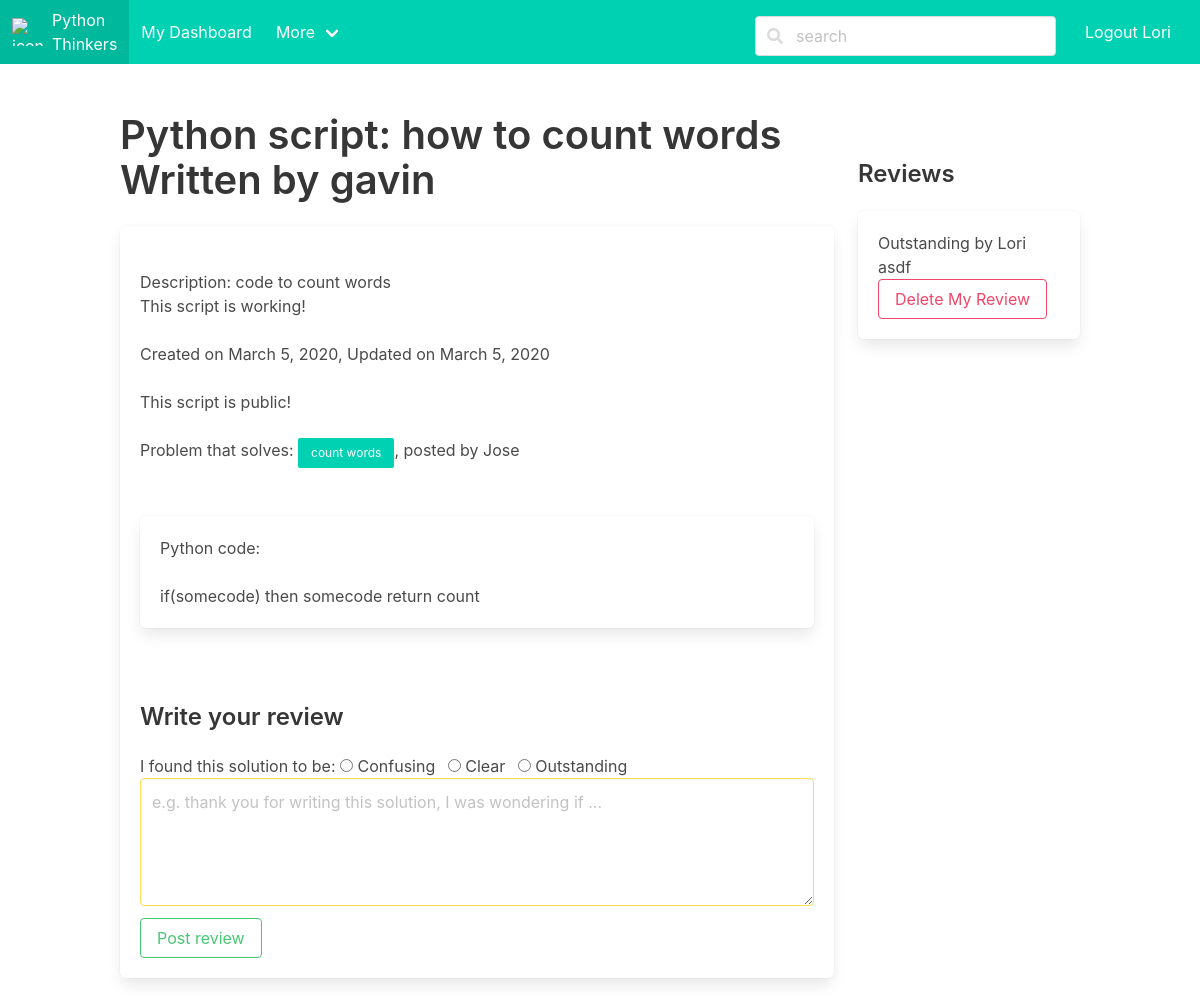
Screenshot of /script/1/show (signed in) with the database file from the repository.
### share/models.py (models this page shows, shortened)
class Script(models.Model):
    def __str__(self):
        return self.title
    coder = models.ForeignKey(Coder, on_delete=models.CASCADE, null=True)
    problem = models.ForeignKey(Problem, on_delete=models.CASCADE, null=True)
    title = models.CharField(max_length=50, null=False, blank=False, unique=False)
    description = models.TextField(max_length=100, null=False, blank=False, unique=False)
    code = models.TextField(max_length=10000, unique=False)
    url = models.URLField(max_length=300, unique=False, blank=True)
    input = models.TextField(max_length=100, unique=False, blank=True)
    output = models.TextField(max_length=100, unique=False, blank=True)
    make_public = models.BooleanField(default=True)
    image = models.ImageField(upload_to='myscripts/', blank=True)  # add an image for the algorithm or flow chart
    working_code = models.BooleanField(default=True)
    created = models.DateField(auto_now_add=True)
    updated = models.DateField(auto_now=True)

class Coder(models.Model):
    coder_yet = models.BooleanField(default=False)  # the user is not a coder yet
    user = models.OneToOneField(User, on_delete=models.CASCADE)
    created = models.DateField(auto_now_add=True)   # maybe redundant, user model has date_joined
    updated = models.DateField(auto_now=True)

class Problem(models.Model):
    def __str__(self):
        return self.title
    coder = models.ForeignKey(Coder, on_delete=models.CASCADE)
    title = models.CharField(max_length=50, null=False, blank=False, unique=False)
    description = models.CharField(max_length=100, null=False, blank=False, unique=False)
    image = models.ImageField(upload_to='myproblems/', blank=True)
    discipline = models.CharField(max_length=50, null=False, blank=False, unique=False)
    make_public = models.BooleanField(default=True)
    created = models.DateField(auto_now_add=True)
    updated = models.DateField(auto_now=True)     # everytime the obj is saved, new time is saved

class Review(models.Model):
	def __str__(self):
		return self.feedback
	script = models.ForeignKey(Script, on_delete=models.CASCADE)
	coder = models.ForeignKey(Coder, on_delete=models.CASCADE)
	stars = models.IntegerField(validators=[MinValueValidator(1),MaxValueValidator(3)])
	feedback = models.TextField(max_length=200, unique=False, blank=True)
	class Meta:
		unique_together = (('coder', 'script'),)

### share/views.py (the view)
# urls.py: path('script/<int:script_id>/show', views.show_script, name='show_script'),
def show_script(request, script_id):
    if request.method == "GET":
        user = request.user
        if not user.is_authenticated:
            return redirect("share:login")
        else:
            script = get_object_or_404(Script, pk=script_id)
            problem = get_object_or_404(Problem, pk=script.problem.id)
            reviews = Review.objects.filter(script=script_id)
            print("******************************")
            print(reviews)
            user_review = Review.objects.filter(coder=user.id).filter(script=script.id)  # script, coder, stars, feedback fields
            print(user_review)
            if script.coder.user.id == user.id or script.make_public:
                return render(request, "share/script.html",
                {"user":user, "problem":problem, "script": script, "reviews":reviews, "user_review":user_review})
            else:
                all_problems = Problem.objects.all()
                return render(request, "share/index.html",
                {"user":user, "all_problems": all_problems,
                "error":"The script you clicked is not public and you are not the author"})

### share/templates/share/script.html (shortened to what this page needs)
{% extends "share/base.html" %}
{% block content %}
<div class="columns">
  <div class="column is-three-forths-widescreen" >
    <h2 class="title is-2">Python script: {{ script.title }} <br>Written by {{ script.coder.user.username}}</h2>
        <div class="box">
          <div class="content"><br>
              Description: {{ script.description }} <br>
              {% if script.working_code %}
                This script is working! <br><br>
              {% else %}
                This script is not yet working!<br><br>
              {% endif %}
              Created on {{ script.created }}, Updated on {{ script.updated }} <br><br>
              {% if script.make_public %}
                This script is public! <br><br>
              {% else %}
                This script is private!<br><br>
              {% endif %}
              Problem that solves:
              <a class="button is-primary is-small" href="{% url 'share:show_problem' problem.id %}">  {{ problem.title}} </a>,
                posted by {{problem.coder.user.username}} <br><br><br>
              <div class="box">
              Python code:
                    <div class="code">
                          <br>{{ script.code }}
                      </div>
              </div><br>
              {% if not user_review and user.id != script.coder.user.id %}
                <h2 class="title is-4">Write your review </h2>
                  <form action="{% url 'share:create_review' script.id %}" method="post">
                      I found this solution to be:
                      <span class="control">
                        <label class="radio"> <input type="radio" value = "confusing" name="stars"> Confusing </label>
                        <label class="radio"> <input type="radio" value = "clear" name="stars"> Clear </label>
                        <label class="radio"> <input type="radio" value = "outstanding" name="stars"> Outstanding </label>
                      </span>
                    <div class="field"> <div class="control"> <textarea class="textarea is-warning" name="feedback"
                        placeholder="e.g. thank you for writing this solution, I was wondering if ..."></textarea></div>
                    </div>
                    <div class="field">
                      <div class="control"> <button class="button is-success is-outlined" type="submit">
                      Post review </button>&nbsp;
                      </div>
                    </div>
                </form>
              {% endif %}
            </div>
        </div>
  </div>
  <div class="column is-one-quarter"><br><br>
    <h2 class="title is-4">Reviews</h2>
            <div class="box">
              <div class="content">
                {% if reviews %}
                  {% for r in reviews %}
                      {% if r.stars == 1 %} Confusing
                      {% elif r.stars == 2 %} Clear
                      {% elif r.stars == 3 %} Outstanding
                      {% endif %}
                      by {{r.coder.user.username}} <br>
                      {{ r.feedback }}<br>
                    {% if r.coder.user.id == user.id %}
                    <form action="{% url 'share:delete_review' r.id %}" method="post">
                         <button class="button is-danger is-outlined" type="submit" name="delete" value="Delete">
                           Delete My Review</button>&nbsp;
                    </form>
                    {% endif %}
              </div>
                  {% endfor %}
                {% else %}
                  No reviews yet!
                {% endif %}
              </div>
        </div>
</div>
{% endblock content %}

### share/templates/share/base.html (shortened to what this page needs)
<!DOCTYPE html>
<html lang="en">
<head>
    {% load static %}
    <link rel="stylesheet" type="text/css" href="{% static 'share/bulma-0.8.0/css/bulma.css' %}"/>
    <link href="https://use.fontawesome.com/releases/v5.0.6/css/all.css" rel="stylesheet">
    <link rel="stylesheet" type="text/css" href="{% static 'share/main.css' %}"/>
</head>
<body>
  <nav class="navbar is-primary" role="navigation" aria-label="main navigation">
   <div class="navbar-brand">
        <a class="navbar-item" href="{% url 'share:index' %}">
            <img src="{% static 'share/images/thinking-face.png' %}" alt=" icon" width="40" height="60">
            Python <br>Thinkers
        </a>
    </div>
    <div id="navbarData" class="navbar-menu is-active" >
      <div class="navbar-start">
     <a class="navbar-item" href="{% url 'share:dashboard' %}">My Dashboard</a>
    <div class="navbar-item has-dropdown is-hoverable">
       <a class="navbar-link">
         More
       </a>
     </div>
   </div>
   <div class="navbar-end">
         <div class="navbar-item">
           <div class="buttons">
             {% if request.path == "/login" or request.path == "/loguser" %}
             <a class="button is-primary" href="{% url 'share:signup' %}">Signup</a>
              {% elif request.path == "/signup"  %}
              <a class="button is-primary" href="{% url 'share:login' %}">Login</a>
              {% else   %}
               <div class="navbar-item">
                      <form action="{% url 'share:search' %}" method="post">
                          <p class="control has-icons-left">
                              <input class="input" type="text" name="query" placeholder="search">
                              <span class="icon is-left">
                        </span>
                          </p>
                      </form>
                </div>
               <a class="button is-primary" href="{% url 'share:logout' %}">Logout {{user.username }}</a>
             {% endif %}
           </div>
         </div>
       </div>
     </div>
     </nav>
<section class="section">
    <div class="container">
        {% block content %} {% endblock content %}
    </div>
</section>
</body>
</html>

### rows the page displays
Script: title "how to count words", coder.user.username "gavin", description "code to count words", created "March 5, 2020", updated "March 5, 2020", code "if(somecode) then somecode return count"
Problem: title "count words", coder.user.username "Jose"
Review: stars "Outstanding", coder.user.username "Lori", feedback "asdf", shows "Delete My Review"

### other values shown
{{ user.username }} "Lori"
